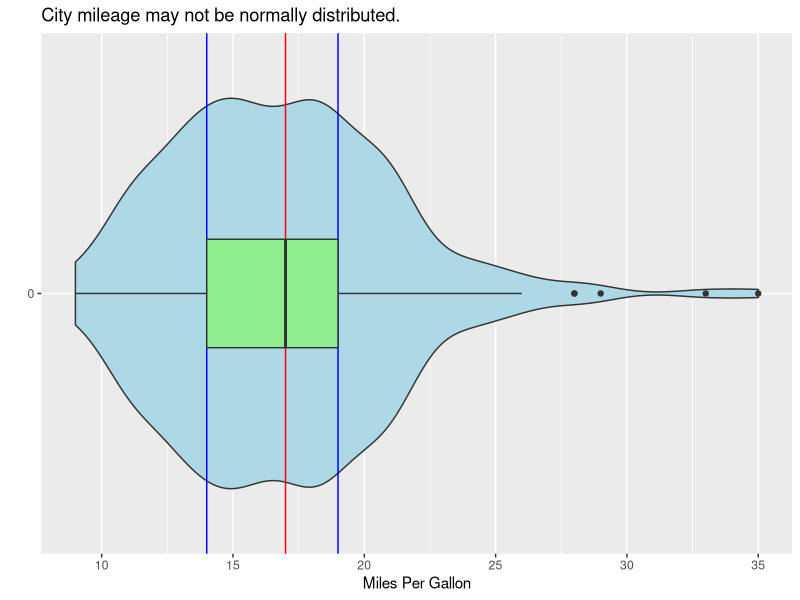
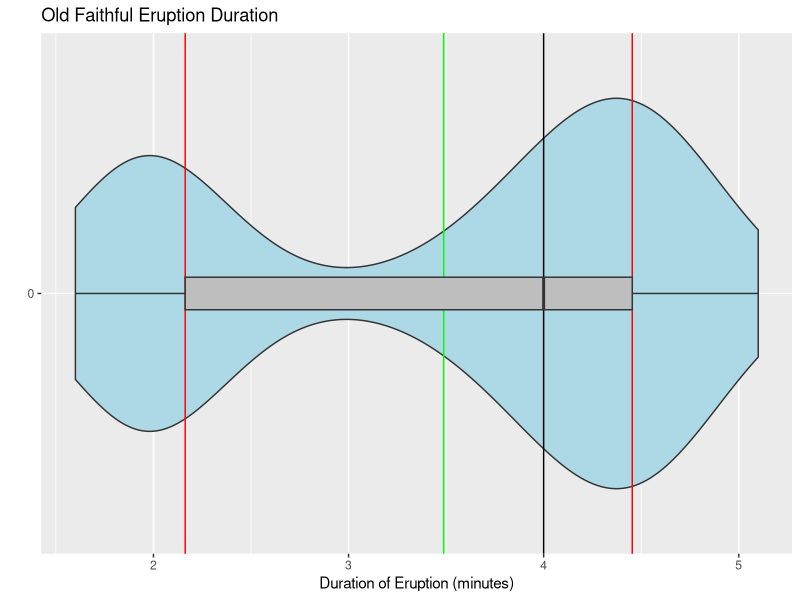
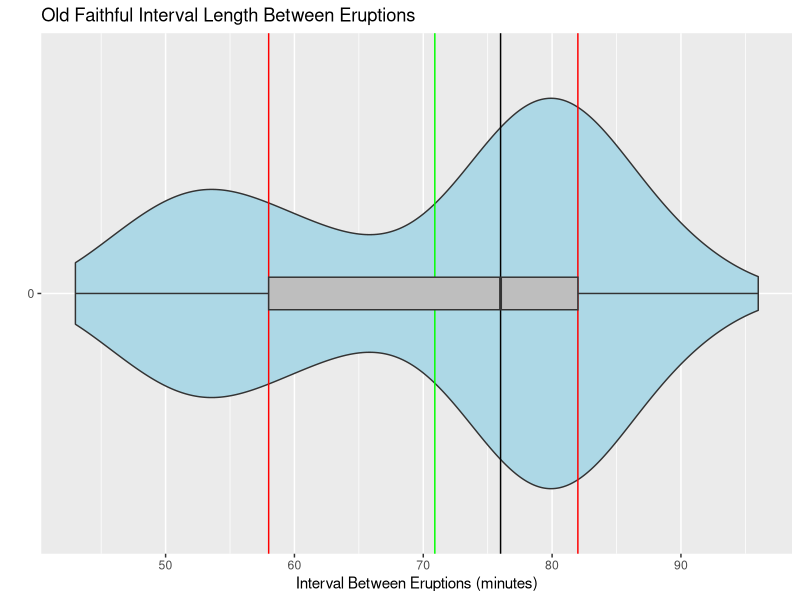

The R script that drew these images, in order:
## ---- chunk 1
knitr::opts_chunk$set(echo = TRUE)
library(tidyverse)
## ---- chunk 2
Median <- median(mpg$cty)
lower_hinge <- quantile(mpg$cty, 0.25)
upper_hinge <- quantile(mpg$cty, 0.75)

mpg %>% 
  ggplot(aes(x = factor(0), y = cty)) +
  geom_violin(fill = "lightblue") +
  geom_hline(yintercept = Median, color = "red") +
  geom_hline(yintercept = lower_hinge, color = "blue") +
  geom_hline(yintercept = upper_hinge, color = "blue") +
  geom_boxplot(fill = "lightgreen", width = 0.25) +
  coord_flip() +
  labs(
    title = "City mileage may not be normally distributed.",
    x = "",
    y = "Miles Per Gallon"
  )
## ---- chunk 3
data(faithful)
# Rename the variables so they're more intuitive and names actually make sense
faithful <- rename(faithful, duration = eruptions, interval = waiting)

#Location or central tendency (mean and median)
#Scale or spread (sd, range, and interquartile range)
#Symmetry   
#Outliers 

#Location Insight - Create a violin boxplot with quartile ranges like above for the duration and interval variables
mean_duration <-  mean(faithful$duration)
median_duration <- median(faithful$duration)
lower_hinge_duration <- quantile(faithful$duration, .25)
upper_hinge_duration <- quantile(faithful$duration, .75)

mean_interval <-  mean(faithful$interval)
median_interval <- median(faithful$interval)
lower_hinge_interval <-  quantile(faithful$interval, .25)
upper_hinge_interval <-  quantile(faithful$interval, .75)

#Plot for Duration Location
faithful %>%
  ggplot(mapping = aes(x = factor(0), y = duration))+
  geom_violin(fill = "lightblue")+
  geom_hline(yintercept = mean_duration, color = "green")+
  geom_hline(yintercept = median_duration, color = "black")+
  geom_hline(yintercept = lower_hinge_duration, color = "red")+
  geom_hline(yintercept = upper_hinge_duration, color = "red")+
  geom_boxplot(fill = "grey", width = .075)+
  coord_flip()+
  labs(
    x = "",
    y = "Duration of Eruption (minutes)",
    title = "Old Faithful Eruption Duration"
  )

#Plot for Interval Length Location
faithful %>%
  ggplot(mapping = aes(x = factor(0), y = interval))+
  geom_violin(fill = "lightblue")+
  geom_hline(yintercept = mean_interval, color = "green")+
  geom_hline(yintercept = median_interval, color = "black")+
  geom_hline(yintercept = lower_hinge_interval, color = "red")+
  geom_hline(yintercept = upper_hinge_interval, color = "red")+
  geom_boxplot(fill = "grey", width = .075)+
  coord_flip()+
  labs(
    x = "",
    y = "Interval Between Eruptions (minutes)",
    title = "Old Faithful Interval Length Between Eruptions"
  )
## ---- chunk 4
summary(faithful$duration)
## ---- chunk 5
summary(faithful$interval)
